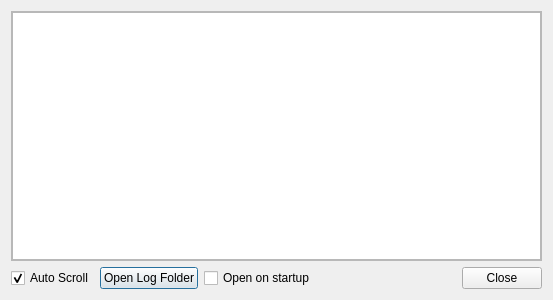
<?xml version="1.0" encoding="UTF-8"?>
<ui version="4.0">
 <class>Dialog</class>
 <widget class="QDialog" name="Dialog">
  <property name="geometry">
   <rect>
    <x>0</x>
    <y>0</y>
    <width>553</width>
    <height>300</height>
   </rect>
  </property>
  <property name="windowTitle">
   <string>Log View</string>
  </property>
  <layout class="QGridLayout" name="gridLayout">
   <item row="2" column="0">
    <layout class="QHBoxLayout" name="horizontalLayout">
     <property name="topMargin">
      <number>0</number>
     </property>
     <property name="bottomMargin">
      <number>0</number>
     </property>
     <item>
      <widget class="QCheckBox" name="checkBox_autoScroll">
       <property name="text">
        <string>Auto Scroll</string>
       </property>
       <property name="checked">
        <bool>true</bool>
       </property>
      </widget>
     </item>
     <item>
      <widget class="QPushButton" name="pushButton_openlogfolder">
       <property name="text">
        <string>Open Log Folder</string>
       </property>
      </widget>
     </item>
     <item>
      <widget class="QCheckBox" name="checkBox_openOnStartup">
       <property name="text">
        <string>Open on startup</string>
       </property>
      </widget>
     </item>
     <item>
      <widget class="QDialogButtonBox" name="buttonBox">
       <property name="orientation">
        <enum>Qt::Horizontal</enum>
       </property>
       <property name="standardButtons">
        <set>QDialogButtonBox::Close</set>
       </property>
      </widget>
     </item>
    </layout>
   </item>
   <item row="0" column="0">
    <widget class="QScrollArea" name="scrollArea">
     <property name="widgetResizable">
      <bool>true</bool>
     </property>
     <widget class="QWidget" name="scrollAreaWidgetContents">
      <property name="geometry">
       <rect>
        <x>0</x>
        <y>0</y>
        <width>537</width>
        <height>255</height>
       </rect>
      </property>
      <layout class="QGridLayout" name="gridLayout_2">
       <property name="leftMargin">
        <number>0</number>
       </property>
       <property name="topMargin">
        <number>0</number>
       </property>
       <property name="rightMargin">
        <number>0</number>
       </property>
       <property name="bottomMargin">
        <number>0</number>
       </property>
       <item row="0" column="0">
        <widget class="QPlainTextEdit" name="textEdit_log">
         <property name="readOnly">
          <bool>true</bool>
         </property>
        </widget>
       </item>
      </layout>
     </widget>
    </widget>
   </item>
  </layout>
 </widget>
 <resources/>
 <connections>
  <connection>
   <sender>buttonBox</sender>
   <signal>accepted()</signal>
   <receiver>Dialog</receiver>
   <slot>accept()</slot>
   <hints>
    <hint type="sourcelabel">
     <x>248</x>
     <y>254</y>
    </hint>
    <hint type="destinationlabel">
     <x>157</x>
     <y>274</y>
    </hint>
   </hints>
  </connection>
  <connection>
   <sender>buttonBox</sender>
   <signal>rejected()</signal>
   <receiver>Dialog</receiver>
   <slot>reject()</slot>
   <hints>
    <hint type="sourcelabel">
     <x>316</x>
     <y>260</y>
    </hint>
    <hint type="destinationlabel">
     <x>286</x>
     <y>274</y>
    </hint>
   </hints>
  </connection>
 </connections>
</ui>
